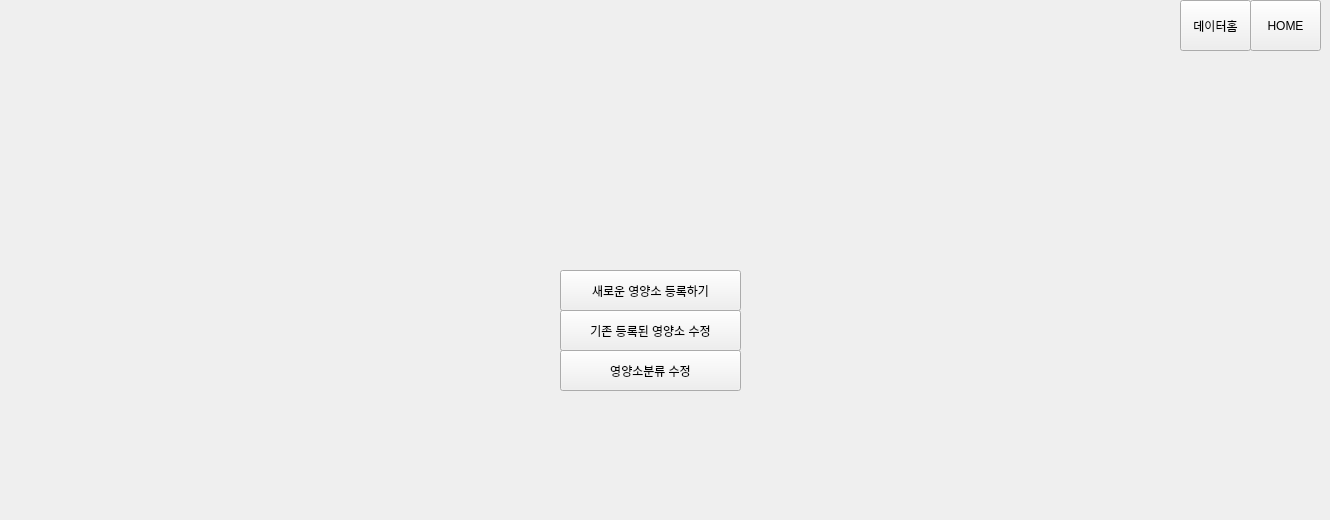
      <widget class="QWidget" name="page_data_nut_1_20">
       <widget class="QWidget" name="widget_20" native="true">
        <property name="geometry">
         <rect>
          <x>300</x>
          <y>70</y>
          <width>701</width>
          <height>441</height>
         </rect>
        </property>
        <widget class="QPushButton" name="btn_edit_existing_nut_20">
         <property name="geometry">
          <rect>
           <x>260</x>
           <y>240</y>
           <width>181</width>
           <height>41</height>
          </rect>
         </property>
         <property name="text">
          <string>기존 등록된 영양소 수정</string>
         </property>
        </widget>
        <widget class="QPushButton" name="btn_register_new_nut_20">
         <property name="geometry">
          <rect>
           <x>260</x>
           <y>200</y>
           <width>181</width>
           <height>41</height>
          </rect>
         </property>
         <property name="text">
          <string>새로운 영양소 등록하기</string>
         </property>
        </widget>
        <widget class="QPushButton" name="btn_edit_nut_category_20">
         <property name="geometry">
          <rect>
           <x>260</x>
           <y>280</y>
           <width>181</width>
           <height>41</height>
          </rect>
         </property>
         <property name="text">
          <string>영양소분류 수정</string>
         </property>
        </widget>
       </widget>
       <widget class="QWidget" name="widget_45" native="true">
        <property name="geometry">
         <rect>
          <x>1180</x>
          <y>0</y>
          <width>141</width>
          <height>51</height>
         </rect>
        </property>
        <widget class="QPushButton" name="btn_home_20">
         <property name="geometry">
          <rect>
           <x>70</x>
           <y>0</y>
           <width>71</width>
           <height>51</height>
          </rect>
         </property>
         <property name="text">
          <string>HOME</string>
         </property>
        </widget>
        <widget class="QPushButton" name="btn_data_home_20">
         <property name="geometry">
          <rect>
           <x>0</x>
           <y>0</y>
           <width>71</width>
           <height>51</height>
          </rect>
         </property>
         <property name="text">
          <string>데이터홈</string>
         </property>
        </widget>
       </widget>
      </widget>
